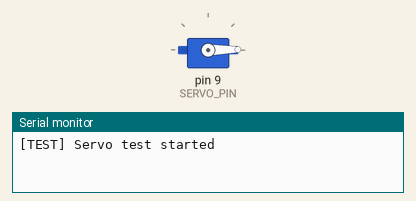
Bench run of a sketch on a simulated Arduino Uno, built with avr-gcc and run on an emulated ATmega328P. On the bench: servo, the last lines printed to the serial monitor.

Above: at 0.05 s.
At 0.85 s:
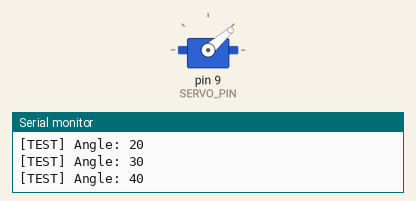
At 1.7 s:
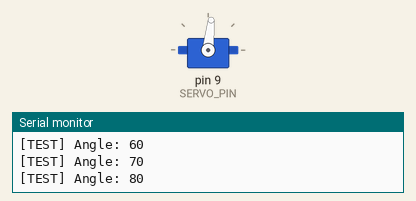
At 3.35 s:
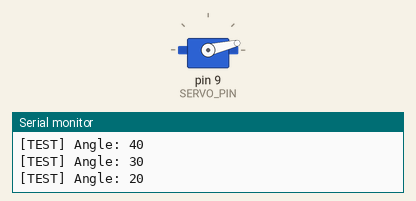
Timing chart, 0 to 8.3 s (numbered marks = the images above):
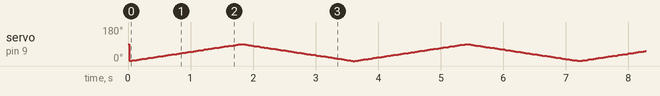

The sketch:

servo_test.ino
```cpp
/*
 * Тест сервопривода: плавный ход 0° <-> 90° с выводом угла в Serial Monitor.
 * Приложение 1 курсового проекта.
 */
#include <Servo.h>

#define SERVO_PIN 9

Servo testServo;

int angle = 0;
int direction = 1;  // 1 = вверх, -1 = вниз

unsigned long lastUpdate = 0;
const int stepDelay = 20;  // задержка между шагами

void setup() {
  Serial.begin(9600);
  testServo.attach(SERVO_PIN);
  Serial.println("[TEST] Servo test started");
}

void loop() {
  unsigned long now = millis();

  if (now - lastUpdate >= stepDelay) {
    lastUpdate = now;

    angle += direction;
    testServo.write(angle);

    // Вывод текущего угла каждые 10 градусов
    if (angle % 10 == 0) {
      Serial.print("[TEST] Angle: ");
      Serial.println(angle);
    }

    // Смена направления на границах
    if (angle >= 90) {
      direction = -1;
      Serial.println("[TEST] Reached top, going down");
    } else if (angle <= 0) {
      direction = 1;
      Serial.println("[TEST] Reached bottom, going up");
    }
  }
}
```
